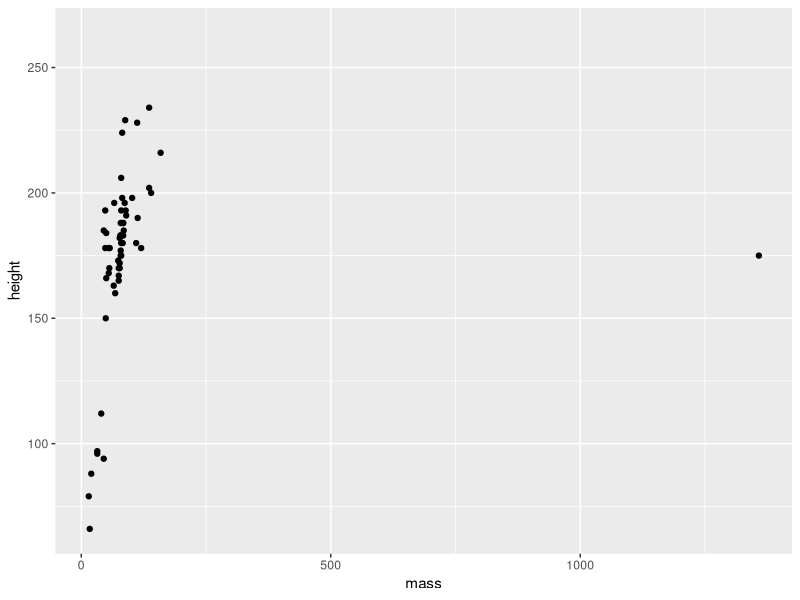
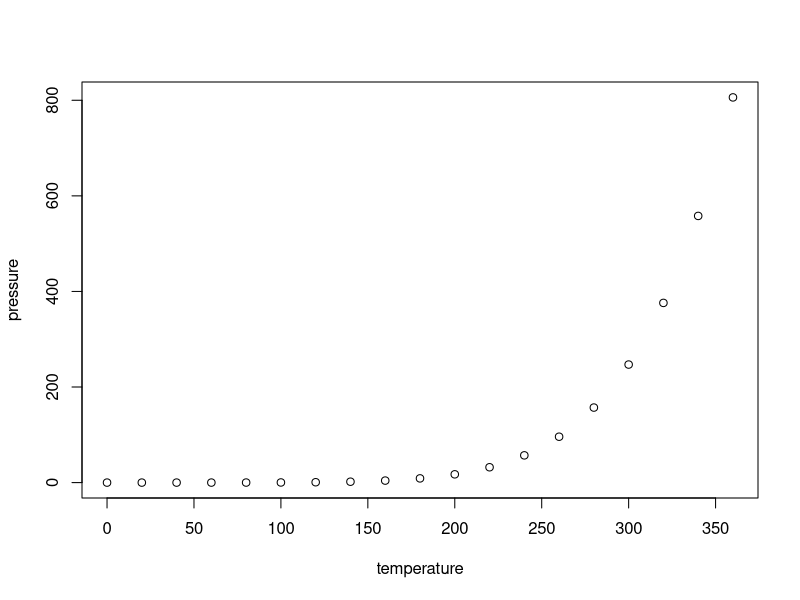

Write R code to recreate these figures, in order.
## ---- chunk 1
knitr::opts_chunk$set(echo = TRUE)
## ---- chunk 2
# load libraries ----
library(tidyverse)


# get data available from the ggplot2 package ----
data <- starwars

# take a peak at the variables in this dataset ----
glimpse(starwars)

# create a scatterplot of mass height ----
data %>% 
  ggplot(aes(y = height, x = mass)) +
  geom_point()
## ---- chunk 3
summary(cars)
## ---- chunk 4
plot(pressure)
